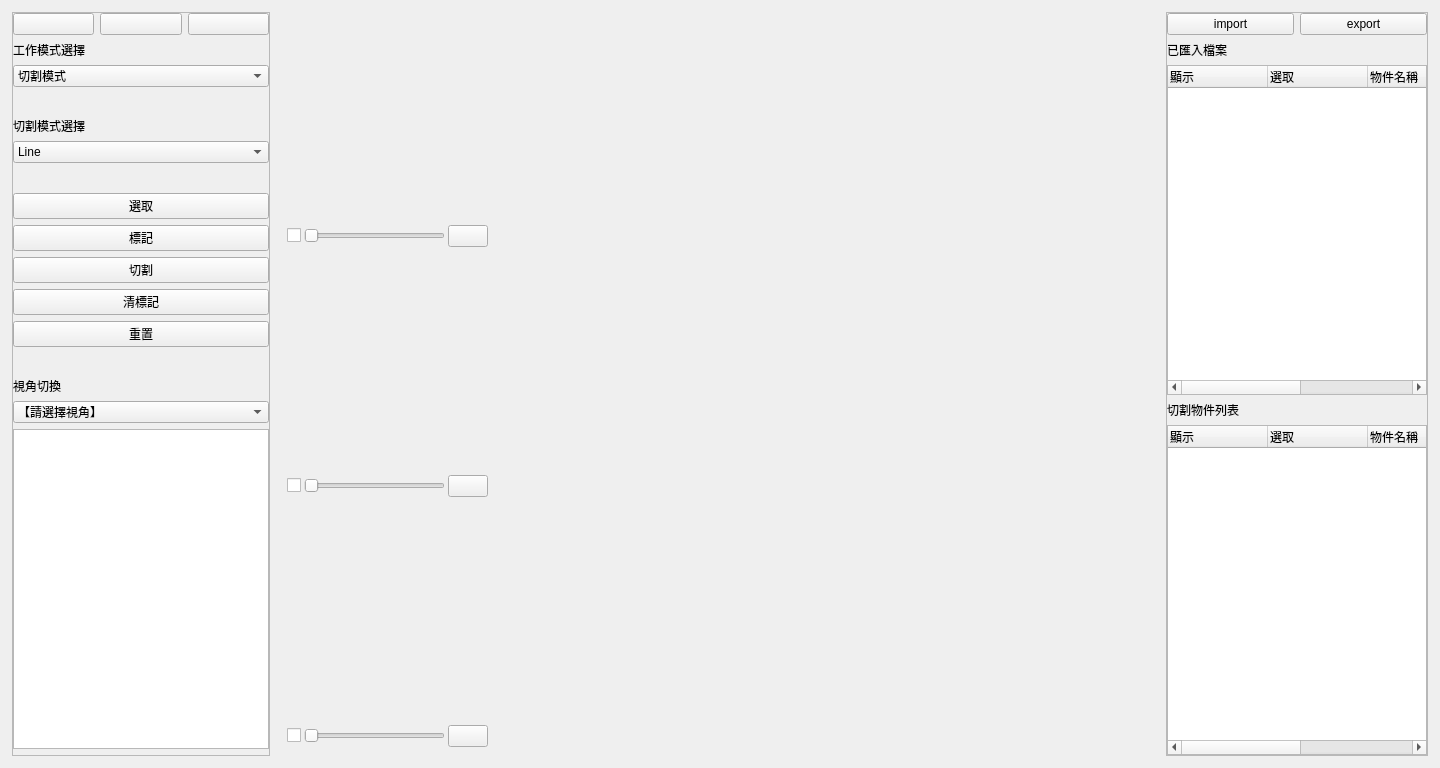
<?xml version="1.0" encoding="UTF-8"?>
<ui version="4.0">
 <class>Form</class>
 <widget class="QWidget" name="Form">
  <property name="geometry">
   <rect>
    <x>0</x>
    <y>0</y>
    <width>1440</width>
    <height>768</height>
   </rect>
  </property>
  <property name="windowTitle">
   <string>Form</string>
  </property>
  <layout class="QGridLayout" name="gridLayout">
   <item row="0" column="0" rowspan="2" colspan="2">
    <layout class="QHBoxLayout" name="horizontalLayout_6" stretch="0,10,3">
     <item>
      <widget class="QWidget" name="widget_node_6" native="true">
       <layout class="QGridLayout" name="gridLayout_62">
        <property name="leftMargin">
         <number>1</number>
        </property>
        <property name="topMargin">
         <number>1</number>
        </property>
        <property name="rightMargin">
         <number>1</number>
        </property>
        <property name="bottomMargin">
         <number>1</number>
        </property>
        <item row="0" column="0" colspan="2">
         <widget class="QFrame" name="frame_node_9">
          <property name="frameShape">
           <enum>QFrame::StyledPanel</enum>
          </property>
          <property name="frameShadow">
           <enum>QFrame::Raised</enum>
          </property>
          <layout class="QGridLayout" name="gridLayout_63">
           <property name="leftMargin">
            <number>0</number>
           </property>
           <property name="topMargin">
            <number>0</number>
           </property>
           <property name="rightMargin">
            <number>0</number>
           </property>
           <property name="bottomMargin">
            <number>0</number>
           </property>
           <item row="0" column="0">
            <layout class="QGridLayout" name="gridLayout_73">
             <item row="2" column="0">
              <widget class="QComboBox" name="cbx_workmode">
               <item>
                <property name="text">
                 <string>切割模式</string>
                </property>
               </item>
               <item>
                <property name="text">
                 <string>預覽模式</string>
                </property>
               </item>
               <item>
                <property name="text">
                 <string>內視鏡模式</string>
                </property>
               </item>
              </widget>
             </item>
             <item row="16" column="0">
              <widget class="QTextBrowser" name="textBrowser"/>
             </item>
             <item row="9" column="0">
              <widget class="QPushButton" name="btn_cut">
               <property name="text">
                <string>切割</string>
               </property>
              </widget>
             </item>
             <item row="12" column="0">
              <widget class="QWidget" name="widget_7" native="true">
               <layout class="QVBoxLayout" name="verticalLayout_7"/>
              </widget>
             </item>
             <item row="6" column="0">
              <widget class="QWidget" name="widget_3" native="true">
               <layout class="QVBoxLayout" name="verticalLayout_2"/>
              </widget>
             </item>
             <item row="8" column="0">
              <widget class="QPushButton" name="btn_mark">
               <property name="text">
                <string>標記</string>
               </property>
              </widget>
             </item>
             <item row="7" column="0">
              <widget class="QPushButton" name="btn_select">
               <property name="text">
                <string>選取</string>
               </property>
              </widget>
             </item>
             <item row="15" column="0">
              <widget class="QComboBox" name="cbx_switch">
               <item>
                <property name="text">
                 <string>【請選擇視角】</string>
                </property>
               </item>
               <item>
                <property name="text">
                 <string>Posterior</string>
                </property>
               </item>
               <item>
                <property name="text">
                 <string>Anterior</string>
                </property>
               </item>
               <item>
                <property name="text">
                 <string>Right</string>
                </property>
               </item>
               <item>
                <property name="text">
                 <string>Left</string>
                </property>
               </item>
               <item>
                <property name="text">
                 <string>Superior</string>
                </property>
               </item>
               <item>
                <property name="text">
                 <string>Inferior</string>
                </property>
               </item>
              </widget>
             </item>
             <item row="4" column="0">
              <widget class="QLabel" name="label_16">
               <property name="text">
                <string>切割模式選擇</string>
               </property>
              </widget>
             </item>
             <item row="3" column="0">
              <widget class="QWidget" name="widget_5" native="true">
               <layout class="QVBoxLayout" name="verticalLayout_4"/>
              </widget>
             </item>
             <item row="10" column="0">
              <widget class="QPushButton" name="btn_clear">
               <property name="text">
                <string>清標記</string>
               </property>
              </widget>
             </item>
             <item row="14" column="0">
              <widget class="QLabel" name="label_17">
               <property name="text">
                <string>視角切換</string>
               </property>
              </widget>
             </item>
             <item row="1" column="0">
              <widget class="QLabel" name="label">
               <property name="text">
                <string>工作模式選擇</string>
               </property>
              </widget>
             </item>
             <item row="11" column="0">
              <widget class="QPushButton" name="btn_reset">
               <property name="text">
                <string>重置</string>
               </property>
              </widget>
             </item>
             <item row="5" column="0">
              <widget class="QComboBox" name="cbx_cutmode">
               <item>
                <property name="text">
                 <string>Line</string>
                </property>
               </item>
               <item>
                <property name="text">
                 <string>Plane</string>
                </property>
               </item>
               <item>
                <property name="text">
                 <string>Tube</string>
                </property>
               </item>
               <item>
                <property name="text">
                 <string>Simple</string>
                </property>
               </item>
              </widget>
             </item>
             <item row="17" column="0">
              <widget class="QWidget" name="widget_2" native="true"/>
             </item>
             <item row="0" column="0">
              <layout class="QHBoxLayout" name="horizontalLayout_11">
               <item>
                <widget class="QPushButton" name="btn_undo">
                 <property name="text">
                  <string/>
                 </property>
                </widget>
               </item>
               <item>
                <widget class="QPushButton" name="btn_redo">
                 <property name="text">
                  <string/>
                 </property>
                </widget>
               </item>
               <item>
                <widget class="QPushButton" name="btn_save">
                 <property name="text">
                  <string/>
                 </property>
                </widget>
               </item>
              </layout>
             </item>
            </layout>
           </item>
          </layout>
         </widget>
        </item>
       </layout>
      </widget>
     </item>
     <item>
      <widget class="QWidget" name="viewer_container_5" native="true">
       <layout class="QGridLayout" name="gridLayout_viewport_5" columnstretch="1,3">
        <property name="leftMargin">
         <number>1</number>
        </property>
        <property name="topMargin">
         <number>1</number>
        </property>
        <property name="rightMargin">
         <number>1</number>
        </property>
        <property name="bottomMargin">
         <number>1</number>
        </property>
        <item row="0" column="0">
         <widget class="QFrame" name="frame_2D_5">
          <layout class="QVBoxLayout" name="verticalLayout_6">
           <property name="leftMargin">
            <number>0</number>
           </property>
           <property name="topMargin">
            <number>0</number>
           </property>
           <property name="rightMargin">
            <number>0</number>
           </property>
           <property name="bottomMargin">
            <number>0</number>
           </property>
           <item>
            <widget class="QWidget" name="widget_sagittal_5" native="true">
             <layout class="QGridLayout" name="gridLayout_50" columnstretch="0,0,0">
              <property name="horizontalSpacing">
               <number>3</number>
              </property>
              <item row="1" column="1">
               <widget class="QSlider" name="Sld_sagittal_5">
                <property name="orientation">
                 <enum>Qt::Horizontal</enum>
                </property>
               </widget>
              </item>
              <item row="0" column="0" colspan="3">
               <widget class="QWidget" name="render_sagittal_5" native="true">
                <layout class="QGridLayout" name="gridLayout_51">
                 <property name="leftMargin">
                  <number>0</number>
                 </property>
                 <property name="topMargin">
                  <number>0</number>
                 </property>
                 <property name="rightMargin">
                  <number>0</number>
                 </property>
                 <property name="bottomMargin">
                  <number>0</number>
                 </property>
                 <item row="0" column="0">
                  <layout class="QGridLayout" name="render_sagittal_layout_5"/>
                 </item>
                </layout>
               </widget>
              </item>
              <item row="1" column="0">
               <widget class="QCheckBox" name="checkBox_sagittal">
                <property name="text">
                 <string/>
                </property>
               </widget>
              </item>
              <item row="1" column="2">
               <widget class="QPushButton" name="pushButton">
                <property name="text">
                 <string/>
                </property>
               </widget>
              </item>
             </layout>
            </widget>
           </item>
           <item>
            <widget class="QWidget" name="widget_coronal_5" native="true">
             <layout class="QGridLayout" name="gridLayout_52" columnstretch="0,0,0">
              <property name="horizontalSpacing">
               <number>3</number>
              </property>
              <item row="2" column="1">
               <widget class="QSlider" name="Sld_coronal_5">
                <property name="orientation">
                 <enum>Qt::Horizontal</enum>
                </property>
               </widget>
              </item>
              <item row="1" column="0" colspan="3">
               <widget class="QWidget" name="render_coronal_5" native="true">
                <layout class="QGridLayout" name="gridLayout_53">
                 <property name="leftMargin">
                  <number>0</number>
                 </property>
                 <property name="topMargin">
                  <number>0</number>
                 </property>
                 <property name="rightMargin">
                  <number>0</number>
                 </property>
                 <property name="bottomMargin">
                  <number>0</number>
                 </property>
                 <item row="0" column="0">
                  <layout class="QGridLayout" name="render_coronal_layout_5"/>
                 </item>
                </layout>
               </widget>
              </item>
              <item row="2" column="0">
               <widget class="QCheckBox" name="checkBox_corona">
                <property name="text">
                 <string/>
                </property>
               </widget>
              </item>
              <item row="2" column="2">
               <widget class="QPushButton" name="pushButton_2">
                <property name="text">
                 <string/>
                </property>
               </widget>
              </item>
             </layout>
            </widget>
           </item>
           <item>
            <widget class="QWidget" name="widget_axial_5" native="true">
             <layout class="QGridLayout" name="gridLayout_54" columnstretch="0,0,0">
              <property name="horizontalSpacing">
               <number>3</number>
              </property>
              <item row="1" column="1">
               <widget class="QSlider" name="Sld_axial_5">
                <property name="orientation">
                 <enum>Qt::Horizontal</enum>
                </property>
               </widget>
              </item>
              <item row="0" column="0" colspan="3">
               <widget class="QWidget" name="render_axial_5" native="true">
                <layout class="QGridLayout" name="gridLayout_55">
                 <property name="leftMargin">
                  <number>0</number>
                 </property>
                 <property name="topMargin">
                  <number>0</number>
                 </property>
                 <property name="rightMargin">
                  <number>0</number>
                 </property>
                 <property name="bottomMargin">
                  <number>0</number>
                 </property>
                 <item row="0" column="0">
                  <layout class="QGridLayout" name="render_axial_layout_5"/>
                 </item>
                </layout>
               </widget>
              </item>
              <item row="1" column="0">
               <widget class="QCheckBox" name="checkBox_axial">
                <property name="text">
                 <string/>
                </property>
               </widget>
              </item>
              <item row="1" column="2">
               <widget class="QPushButton" name="pushButton_3">
                <property name="text">
                 <string/>
                </property>
               </widget>
              </item>
             </layout>
            </widget>
           </item>
          </layout>
         </widget>
        </item>
        <item row="0" column="1">
         <widget class="QWidget" name="widget_3D_5" native="true">
          <layout class="QGridLayout" name="gridLayout_56">
           <item row="0" column="0">
            <widget class="QWidget" name="render_3D_5" native="true">
             <layout class="QGridLayout" name="gridLayout_57">
              <property name="leftMargin">
               <number>0</number>
              </property>
              <property name="topMargin">
               <number>0</number>
              </property>
              <property name="rightMargin">
               <number>0</number>
              </property>
              <property name="bottomMargin">
               <number>0</number>
              </property>
              <item row="0" column="0">
               <layout class="QGridLayout" name="render_3D_layout_5"/>
              </item>
             </layout>
            </widget>
           </item>
          </layout>
         </widget>
        </item>
       </layout>
      </widget>
     </item>
     <item>
      <widget class="QWidget" name="widget_node_5" native="true">
       <layout class="QGridLayout" name="gridLayout_58">
        <property name="leftMargin">
         <number>1</number>
        </property>
        <property name="topMargin">
         <number>1</number>
        </property>
        <property name="rightMargin">
         <number>1</number>
        </property>
        <property name="bottomMargin">
         <number>1</number>
        </property>
        <item row="0" column="0" colspan="2">
         <widget class="QFrame" name="frame_node_7">
          <property name="frameShape">
           <enum>QFrame::StyledPanel</enum>
          </property>
          <property name="frameShadow">
           <enum>QFrame::Raised</enum>
          </property>
          <layout class="QGridLayout" name="gridLayout_59">
           <property name="leftMargin">
            <number>0</number>
           </property>
           <property name="topMargin">
            <number>0</number>
           </property>
           <property name="rightMargin">
            <number>0</number>
           </property>
           <property name="bottomMargin">
            <number>0</number>
           </property>
           <item row="0" column="0">
            <layout class="QGridLayout" name="gridLayout_71">
             <item row="1" column="0">
              <widget class="QLabel" name="label_12">
               <property name="text">
                <string>已匯入檔案</string>
               </property>
              </widget>
             </item>
             <item row="4" column="0">
              <widget class="QTreeWidget" name="cutObjectsList">
               <property name="lineWidth">
                <number>1</number>
               </property>
               <property name="columnCount">
                <number>5</number>
               </property>
               <column>
                <property name="text">
                 <string notr="true">顯示</string>
                </property>
               </column>
               <column>
                <property name="text">
                 <string>選取</string>
                </property>
               </column>
               <column>
                <property name="text">
                 <string>物件名稱</string>
                </property>
               </column>
               <column>
                <property name="text">
                 <string>透明度</string>
                </property>
               </column>
               <column>
                <property name="text">
                 <string>設定</string>
                </property>
               </column>
              </widget>
             </item>
             <item row="3" column="0">
              <widget class="QLabel" name="label_13">
               <property name="text">
                <string>切割物件列表</string>
               </property>
              </widget>
             </item>
             <item row="2" column="0">
              <widget class="QTreeWidget" name="importedFileList">
               <property name="lineWidth">
                <number>1</number>
               </property>
               <property name="columnCount">
                <number>5</number>
               </property>
               <column>
                <property name="text">
                 <string notr="true">顯示</string>
                </property>
               </column>
               <column>
                <property name="text">
                 <string>選取</string>
                </property>
               </column>
               <column>
                <property name="text">
                 <string>物件名稱</string>
                </property>
               </column>
               <column>
                <property name="text">
                 <string>透明度</string>
                </property>
               </column>
               <column>
                <property name="text">
                 <string>設定</string>
                </property>
               </column>
              </widget>
             </item>
             <item row="0" column="0">
              <layout class="QHBoxLayout" name="horizontalLayout_9">
               <item>
                <widget class="QPushButton" name="btn_import">
                 <property name="text">
                  <string>import</string>
                 </property>
                </widget>
               </item>
               <item>
                <widget class="QPushButton" name="btn_export">
                 <property name="text">
                  <string>export</string>
                 </property>
                </widget>
               </item>
              </layout>
             </item>
            </layout>
           </item>
          </layout>
         </widget>
        </item>
       </layout>
      </widget>
     </item>
    </layout>
   </item>
  </layout>
 </widget>
 <resources>
  <include location="untitled.qrc"/>
 </resources>
 <connections/>
</ui>
